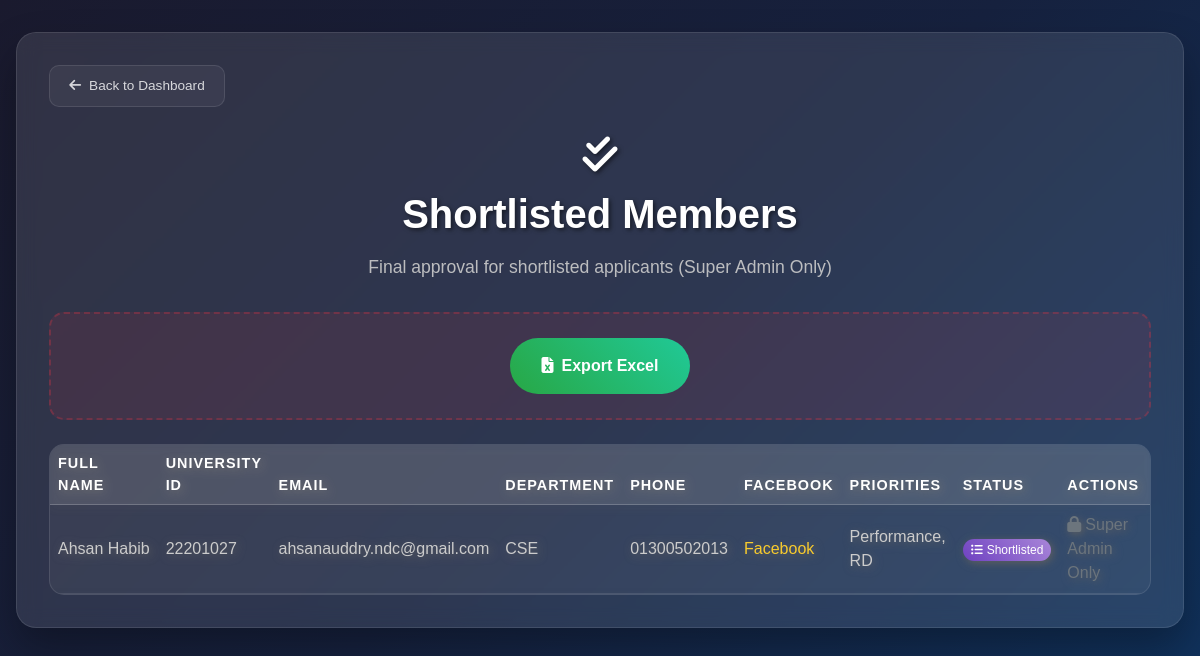
Page /frontend/shortlisted_members.php (signed in) on the committed database.
### tables this page shows
CREATE TABLE `shortlisted_members` (
  `id` int(11) NOT NULL,
  `full_name` varchar(255) NOT NULL,
  `university_id` varchar(50) NOT NULL,
  `email` varchar(255) NOT NULL,
  `gsuite_email` varchar(255) NOT NULL,
  `department` varchar(100) NOT NULL,
  `phone` varchar(20) NOT NULL,
  `semester` varchar(50) NOT NULL,
  `gender` varchar(20) NOT NULL,
  `date_of_birth` date DEFAULT NULL,
  `facebook_url` text DEFAULT NULL,
  `firstPriority` varchar(100) NOT NULL,
  `secondPriority` varchar(100) NOT NULL,
  `created_at` timestamp NOT NULL DEFAULT current_timestamp(),
  `updated_at` timestamp NOT NULL DEFAULT current_timestamp() ON UPDATE current_timestamp()
);

### frontend/shortlisted_members.php (the view, shortened to what this page needs)
<?php
$dashboardLink = (isset($_SESSION['admin_role']) && $_SESSION['admin_role'] === 'main_admin') ? 'super_admin_dashboard.php' : 'admin_dashboard.php';
try {
    $database = new Database();
    $pdo = $database->createConnection();
    $stmt = $pdo->query("SELECT * FROM shortlisted_members ORDER BY updated_at DESC");
    $shortlistedMembers = $stmt->fetchAll();
} catch (Exception $e) {
    $shortlistedMembers = [];
    $totalShortlisted = 0;
    $error_message = "Error fetching data: " . $e->getMessage();
}
?>
<!DOCTYPE html>
<html lang="en">
<head>
    <link href="css/bootstrap.min.css" rel="stylesheet">
    <link href="css/bootstrap-icons.css" rel="stylesheet">
    <link href="css/templatemo-festava-live.css" rel="stylesheet">
    <link rel="stylesheet" href="https://cdnjs.cloudflare.com/ajax/libs/font-awesome/6.5.1/css/all.min.css" />
    <link rel="stylesheet" href="AdminCss/Dashboard.css">
</head>
<body>
    <div class="applications-container">
        <div class="applications-card">
            <a href="<?php echo $dashboardLink; ?>" class="back-btn-delicate">
                <i class="fas fa-arrow-left me-2"></i>Back to Dashboard
            </a>
            <h1 class="applications-title">
                <i class="fas fa-check-double mb-3"></i><br>
                Shortlisted Members
            </h1>
            <p class="applications-subtitle">
                Final approval for shortlisted applicants (Super Admin Only)
            </p>
            <div class="clear-all-section text-center mb-4"
                style="background: rgba(220, 53, 69, 0.1); border: 2px dashed rgba(220, 53, 69, 0.3); border-radius: 15px; padding: 1.5rem;">
                <div class="d-flex justify-content-center gap-3 flex-wrap">
                    <a href="../backend/Action/export_members_excel.php?status=Shortlisted" class="btn btn-export-excel"
                        style="background: linear-gradient(45deg, #28a745, #20c997); border: none; border-radius: 30px; padding: 1rem 2rem; color: white; font-weight: 600; text-decoration: none; transition: all 0.3s ease;">
                        <i class="fas fa-file-excel me-2"></i>Export Excel
                    </a>
                </div>
            </div>
            <div class="applications-table">
                <div class="table-responsive">
                    <table class="table table-dark table-hover mb-0" id="applicationsTable">
                        <thead>
                            <tr>
                                <th>Full Name</th>
                                <th>University ID</th>
                                <th>Email</th>
                                <th>Department</th>
                                <th>Phone</th>
                                <th>Facebook</th>
                                <th>Priorities</th>
                                <th>Status</th>
                                <th>Actions</th>
                            </tr>
                        </thead>
                        <tbody id="applicationsTableBody">
                            <?php if (!empty($shortlistedMembers)): ?>
                                <?php foreach ($shortlistedMembers as $row):
                                    ?>
                                    <tr>
                                        <td class="truncate"><?php echo htmlspecialchars($row['full_name']); ?></td>
                                        <td><?php echo htmlspecialchars($row['university_id']); ?></td>
                                        <td><?php echo htmlspecialchars($row['gsuite_email']); ?></td>
                                        <td><?php echo htmlspecialchars($row['department']); ?></td>
                                        <td><?php echo htmlspecialchars($row['phone']); ?></td>
                                        <td><a href="<?php echo htmlspecialchars($row['facebook_url']); ?>"
                                                target="_blank">Facebook</a></td>
                                        <td><?php echo htmlspecialchars($row['firstPriority'] . ', ' . $row['secondPriority']); ?>
                                        </td>
                                        <td>
                                            <span class="status-badge status-shortlisted">
                                                <i class="fas fa-list-ul me-1"></i>Shortlisted
                                            </span>
                                        </td>
                                        <td>
                                            <?php if (isset($_SESSION['admin_role']) && $_SESSION['admin_role'] === 'main_admin'): ?>
                                                <div class="d-flex gap-2">
                                                    <form method="POST" action="handle_application.php" style="display:inline;"
                                                        onsubmit="return confirm('Are you sure you want to FINALLY APPROVE <?php echo addslashes($row['full_name']); ?>?\\n\\nThis will:\\n- Update their status to \\'Accepted\\'\\n- Send a CONGRATULATIONS EMAIL to their G-Suite address')">
                                                        <input type="hidden" name="action" value="accept">
                                                        <input type="hidden" name="member_id" value="<?php echo $row['id']; ?>">
                                                        <input type="hidden" name="redirect_to" value="shortlisted_members.php">
                                                        <button type="submit" class="btn btn-accept btn-sm">
                                                            <i class="fas fa-check-double me-1"></i>Final Approve
                                                        </button>
                                                    </form>
                                                    <form method="POST" action="handle_application.php" style="display:inline;"
                                                        onsubmit="return confirm('Are you sure you want to REJECT <?php echo addslashes($row['full_name']); ?>?\\n\\nWARNING: This will permanently delete their record from the database!')">
                                                        <input type="hidden" name="action" value="reject">
                                                        <input type="hidden" name="member_id" value="<?php echo $row['id']; ?>">
                                                        <input type="hidden" name="redirect_to" value="shortlisted_members.php">
                                                        <button type="submit" class="btn btn-reject btn-sm">
                                                            <i class="fas fa-times me-1"></i>Reject
                                                        </button>
                                                    </form>
                                                </div>
                                            <?php else: ?>
                                                <span class="text-muted"><i class="fas fa-lock me-1"></i>Super Admin Only</span>
                                            <?php endif; ?>
                                        </td>
                                    </tr>
                                <?php endforeach; ?>
                            <?php endif; ?>
                        </tbody>
                    </table>
                </div>
            </div>
        </div>
    </div>
</body>
</html>

### frontend/css/templatemo-festava-live.css (style rules this page uses)
:root { --white-color: #ffffff; --primary-color: #F8CB2E; --secondary-color: #EE5007; --section-bg-color: #f0f8ff; --custom-btn-bg-color: #EE5007; --custom-btn-bg-hover-color: #c01f27; --dark-color: #000000; --p-color: #717275; --border-color: #7fffd4; --link-hover-color: #B22727; --body-font-family: 'Outfit', sans-serif; --h1-font-size: 74px; --h2-font-size: 46px; --h3-font-size: 32px; --h4-font-size: 28px; --h5-font-size: 24px; --h6-font-size: 22px; --p-font-size: 18px; --btn-font-size: 14px; --copyright-font-size: 16px; --border-radius-large: 100px; --border-radius-medium: 20px; --border-radius-small: 10px; --font-weight-light: 300; --font-weight-normal: 400; --font-weight-bold: 700; }
body { background-color: var(--white-color); font-family: var(--body-font-family); }
h1, h2, h3, h4, h5, h6 { font-weight: var(--font-weight-bold); }
h1 { font-size: var(--h1-font-size); }
p { color: var(--p-color); font-size: var(--p-font-size); font-weight: var(--font-weight-light); }
a, button { touch-action: manipulation; transition: all 0.3s; }
a { display: inline-block; color: var(--primary-color); text-decoration: none; }
.table-responsive { filter: drop-shadow(2px 2px 4px #606060); }

### frontend/AdminCss/Dashboard.css (style rules this page uses)
:root { --primary-orange: #e76f2c; --primary-yellow: #f3d35c; --dark-blue: #0a1931; --medium-blue: #1a2639; --light-blue: #2d3748; --sidebar-width: 280px; }
* { margin: 0; padding: 0; box-sizing: border-box; }
body { background: linear-gradient( 135deg, var(--dark-blue) 0%, var(--medium-blue) 50%, var(--light-blue) 100% ); color: #fff; font-family: "Outfit", sans-serif; overflow-x: hidden; }
.table-dark { background: transparent; color: #fff; }
.table-dark th { background: rgba(255, 255, 255, 0.1); border-color: rgba(255, 255, 255, 0.2); color: var(--primary-yellow); font-weight: 600; text-transform: uppercase; font-size: 0.9rem; letter-spacing: 1px; }
.table-dark td { border-color: rgba(255, 255, 255, 0.1); vertical-align: middle; }
.table-dark tbody tr { transition: all 0.3s ease; }
.text-muted { color: #6c757d !important; }

### frontend/shortlisted_members.php (style rules this page uses)
.applications-container { min-height: 100vh; background: linear-gradient(135deg, #1a1a2e 0%, #16213e 50%, #0f3460 100%); padding: 2rem 0; }
.applications-card { background: rgba(255, 255, 255, 0.1); backdrop-filter: blur(10px); border-radius: 20px; padding: 2rem; box-shadow: 0 20px 40px rgba(0, 0, 0, 0.3); border: 1px solid rgba(255, 255, 255, 0.1); margin: 0 1rem; }
.applications-title { color: #fff; font-size: 2.5rem; font-weight: 700; margin-bottom: 1rem; text-shadow: 2px 2px 4px rgba(0, 0, 0, 0.5); text-align: center; }
.applications-subtitle { color: #ccc; font-size: 1.1rem; margin-bottom: 2rem; opacity: 0.9; text-align: center; }
.back-btn-delicate { display: inline-flex; align-items: center; color: rgba(255, 255, 255, 0.8); text-decoration: none; padding: 0.6rem 1.2rem; background: rgba(255, 255, 255, 0.05); border: 1px solid rgba(255, 255, 255, 0.1); border-radius: 10px; font-size: 0.85rem; font-weight: 500; transition: all 0.3s ease; margin-bottom: 1.5rem; }
.applications-table { background: rgba(255, 255, 255, 0.05); border-radius: 15px; overflow: hidden; border: 1px solid rgba(255, 255, 255, 0.1); }
.table-dark { --bs-table-bg: transparent; }
.table-dark thead th { background: rgba(255, 255, 255, 0.1); border-color: rgba(255, 255, 255, 0.2); color: #fff; font-weight: 600; }
.table-dark td { border-color: rgba(255, 255, 255, 0.1); color: #ccc; vertical-align: middle; }
.truncate { max-width: 150px; white-space: nowrap; overflow: hidden; text-overflow: ellipsis; }
.status-badge { padding: 0.25rem 0.5rem; border-radius: 15px; font-size: 0.75rem; font-weight: 500; white-space: nowrap; }
.status-shortlisted { background: linear-gradient(45deg, #6f42c1, #a885d8); color: #fff; }

### rows in the picture
shortlisted_members: full_name "Ahsan Habib", university "22201027", gsuite_email "ahsanauddry.ndc@gmail.com", department "CSE", phone "01300502013", firstPriority+secondPriority "Performance, RD"
